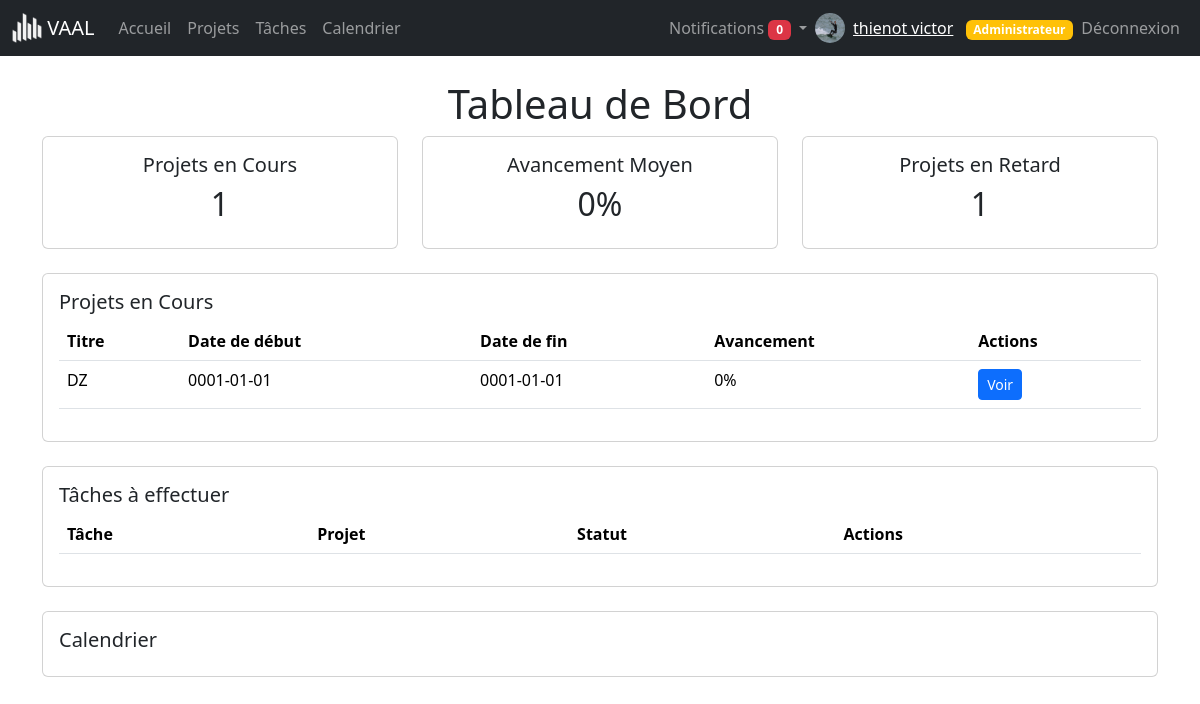
The page /dashboard.php (signed in) on the database as committed earlier.
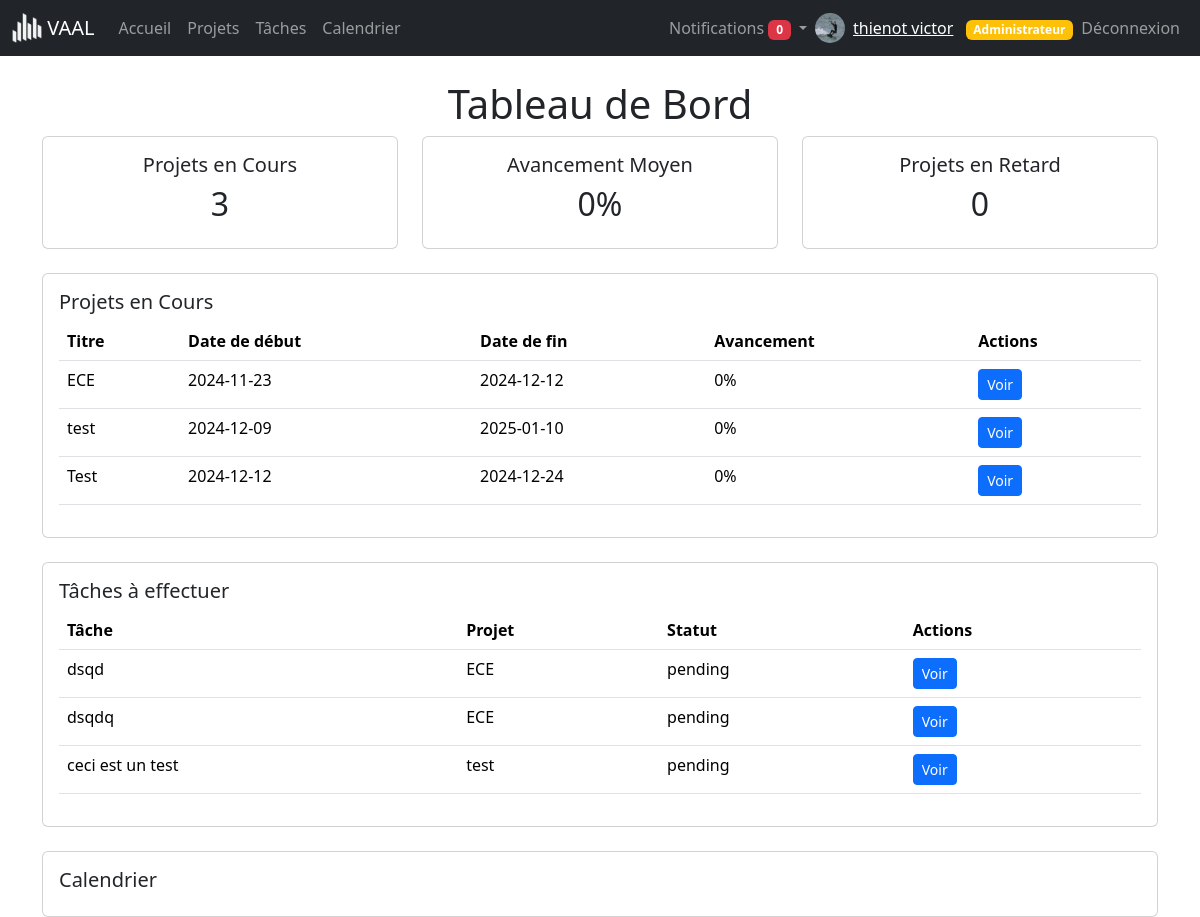
The same page on the database as committed later.
### tables this page shows
CREATE TABLE `projects` (
  `id` int(11) NOT NULL,
  `title` varchar(100) NOT NULL,
  `description` text DEFAULT NULL,
  `start_date` date DEFAULT NULL,
  `end_date` date DEFAULT NULL,
  `budget` decimal(10,2) DEFAULT NULL,
  `manager_id` int(11) DEFAULT NULL,
  `color` varchar(7) NOT NULL DEFAULT '#FFFFFF',
  `cahier_charge` varchar(255) DEFAULT NULL,
  `user_team_id` int(11) DEFAULT NULL
);

CREATE TABLE `tasks` (
  `id` int(11) NOT NULL,
  `title` varchar(100) NOT NULL,
  `description` text DEFAULT NULL,
  `status` enum('pending','in_progress','completed') NOT NULL DEFAULT 'pending',
  `start_date` date DEFAULT NULL,
  `end_date` date DEFAULT NULL,
  `project_id` int(11) DEFAULT NULL,
  `assignee_id` varchar(255) DEFAULT NULL,
  `priority` enum('faible','modéré','élevé') NOT NULL DEFAULT 'modéré'
);

### dashboard.php (the view, shortened to what the changed rows need)
<?php
include 'includes/navbar.php';
$user_id = $_SESSION['user_id'];
$projectsStmt = $pdo->prepare("
    SELECT p.id, p.title, p.start_date, p.end_date, p.budget,
           (SELECT COUNT(*) FROM Tasks t WHERE t.project_id = p.id) as total_tasks,
           (SELECT COUNT(*) FROM Tasks t WHERE t.project_id = p.id AND t.status = 'completed') as completed_tasks
    FROM Projects p
    WHERE p.manager_id = :user_id OR EXISTS (
        SELECT 1 FROM User_Team ut WHERE ut.project_id = p.id AND ut.user_id = :user_id
    )
    ORDER BY p.start_date ASC
");
$projectsStmt->execute(['user_id' => $user_id]);
$projects = $projectsStmt->fetchAll(PDO::FETCH_ASSOC);
$totalProjects = count($projects);
$totalDelay = 0;
foreach ($projects as $project) {
    if (new DateTime($project['end_date']) < new DateTime()) {
        $totalDelay++;
    }
}
$tasksStmt = $pdo->prepare("
    SELECT t.id, t.title, t.status, p.title as project_title
    FROM Tasks t
    JOIN Projects p ON t.project_id = p.id
    WHERE t.status != 'completed' AND (
        p.manager_id = :user_id OR EXISTS (
            SELECT 1 FROM User_Team ut WHERE ut.project_id = p.id AND ut.user_id = :user_id
        )
    )
");
$tasksStmt->execute(['user_id' => $user_id]);
$tasks = $tasksStmt->fetchAll(PDO::FETCH_ASSOC);
?>
<!DOCTYPE html>
<html lang="fr">
<head>
    <link href="https://cdn.jsdelivr.net/npm/bootstrap@5.3.3/dist/css/bootstrap.min.css" rel="stylesheet">
    <link href="https://cdnjs.cloudflare.com/ajax/libs/fullcalendar/3.10.0/fullcalendar.min.css" rel="stylesheet">
</head>
<body>
<div class="container mt-4">
    <h1 class="text-center">Tableau de Bord</h1>
    <div class="row mb-4">
        <div class="col-md-4">
            <div class="card text-center">
                <div class="card-body">
                    <h5>Projets en Cours</h5>
                    <p class="h2"><?php echo $totalProjects; ?></p>
                </div>
            </div>
        </div>
        <div class="col-md-4">
            <div class="card text-center">
                <div class="card-body">
                    <h5>Projets en Retard</h5>
                    <p class="h2"><?php echo $totalDelay; ?></p>
                </div>
            </div>
        </div>
    </div>
    <div class="card mb-4">
        <div class="card-body">
            <table class="table table-hover">
                <thead>
                <tr>
                    <th>Titre</th>
                    <th>Date de début</th>
                    <th>Date de fin</th>
                    <th>Avancement</th>
                    <th>Actions</th>
                </tr>
                </thead>
                <tbody>
                <?php foreach ($projects as $project): ?>
                    <?php $progress = ($project['total_tasks'] > 0)
                        ? ($project['completed_tasks'] / $project['total_tasks']) * 100
                        : 0; ?>
                    <tr>
                        <td><?php echo htmlspecialchars($project['title']); ?></td>
                        <td><?php echo htmlspecialchars($project['start_date']); ?></td>
                        <td><?php echo htmlspecialchars($project['end_date']); ?></td>
                        <td><?php echo round($progress, 2); ?>%</td>
                        <td><a href="views/index.php?selected_project=<?php echo $project['id']; ?>" class="btn btn-primary btn-sm">Voir</a></td>
                    </tr>
                <?php endforeach; ?>
                </tbody>
            </table>
        </div>
    </div>
    <div class="card mb-4">
        <div class="card-body">
            <table class="table table-hover">
                <thead>
                <tr>
                    <th>Tâche</th>
                    <th>Projet</th>
                    <th>Statut</th>
                    <th>Actions</th>
                </tr>
                </thead>
                <tbody>
                <?php foreach ($tasks as $task): ?>
                    <tr>
                        <td><?php echo htmlspecialchars($task['title']); ?></td>
                        <td><?php echo htmlspecialchars($task['project_title']); ?></td>
                        <td><?php echo htmlspecialchars($task['status']); ?></td>
                        <td><a href="views/tasks/view.php?task_id=<?php echo $task['id']; ?>" class="btn btn-primary btn-sm">Voir</a></td>
                    </tr>
                <?php endforeach; ?>
                </tbody>
            </table>
        </div>
    </div>
</div>
</body>
</html>

Rows that differ between the two databases and show on the page:
removed projects: title "DZ", start_date "0001-01-01", end_date "0001-01-01", progress "0"
added projects: title "ECE", start_date "2024-11-23", end_date "2024-12-12", progress "0"
added projects: title "test", start_date "2024-12-09", end_date "2025-01-10", progress "0"
added projects: title "Test", start_date "2024-12-12", end_date "2024-12-24", progress "0"
added tasks: title "dsqd", project.title "ECE", status "pending"
added tasks: title "dsqdq", project.title "ECE", status "pending"
added tasks: title "ceci est un test", project.title "test", status "pending"
Other text that changed with them:
$totalProjects: "1" → "3"
$totalDelay: "1" → "0"
